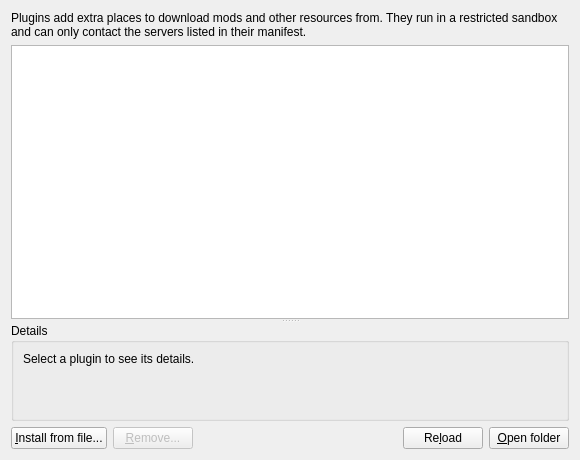
<?xml version="1.0" encoding="UTF-8"?>
<ui version="4.0">
 <class>PluginsPage</class>
 <widget class="QWidget" name="PluginsPage">
  <property name="geometry">
   <rect>
    <x>0</x>
    <y>0</y>
    <width>580</width>
    <height>460</height>
   </rect>
  </property>
  <property name="windowTitle">
   <string notr="true">Plugins</string>
  </property>
  <layout class="QVBoxLayout" name="pageLayout">
   <item>
    <widget class="QLabel" name="introLabel">
     <property name="text">
      <string>Plugins add extra places to download mods and other resources from. They run in a restricted sandbox and can only contact the servers listed in their manifest.</string>
     </property>
     <property name="wordWrap">
      <bool>true</bool>
     </property>
    </widget>
   </item>
   <item>
    <widget class="QSplitter" name="splitter">
     <property name="orientation">
      <enum>Qt::Vertical</enum>
     </property>
     <widget class="QListWidget" name="pluginList">
      <property name="alternatingRowColors">
       <bool>true</bool>
      </property>
     </widget>
     <widget class="QGroupBox" name="detailsBox">
      <property name="title">
       <string>Details</string>
      </property>
      <layout class="QVBoxLayout" name="detailsLayout">
       <item>
        <widget class="QLabel" name="detailsLabel">
         <property name="text">
          <string>Select a plugin to see its details.</string>
         </property>
         <property name="wordWrap">
          <bool>true</bool>
         </property>
         <property name="textInteractionFlags">
          <set>Qt::TextBrowserInteraction</set>
         </property>
         <property name="alignment">
          <set>Qt::AlignLeading|Qt::AlignLeft|Qt::AlignTop</set>
         </property>
        </widget>
       </item>
      </layout>
     </widget>
    </widget>
   </item>
   <item>
    <layout class="QHBoxLayout" name="buttonLayout">
     <item>
      <widget class="QPushButton" name="installButton">
       <property name="text">
        <string>&amp;Install from file...</string>
       </property>
      </widget>
     </item>
     <item>
      <widget class="QPushButton" name="removeButton">
       <property name="enabled">
        <bool>false</bool>
       </property>
       <property name="text">
        <string>&amp;Remove...</string>
       </property>
      </widget>
     </item>
     <item>
      <spacer name="buttonSpacer">
       <property name="orientation">
        <enum>Qt::Horizontal</enum>
       </property>
       <property name="sizeHint" stdset="0">
        <size>
         <width>40</width>
         <height>20</height>
        </size>
       </property>
      </spacer>
     </item>
     <item>
      <widget class="QPushButton" name="reloadButton">
       <property name="text">
        <string>Re&amp;load</string>
       </property>
      </widget>
     </item>
     <item>
      <widget class="QPushButton" name="folderButton">
       <property name="text">
        <string>&amp;Open folder</string>
       </property>
      </widget>
     </item>
    </layout>
   </item>
  </layout>
 </widget>
 <resources/>
 <connections/>
</ui>
